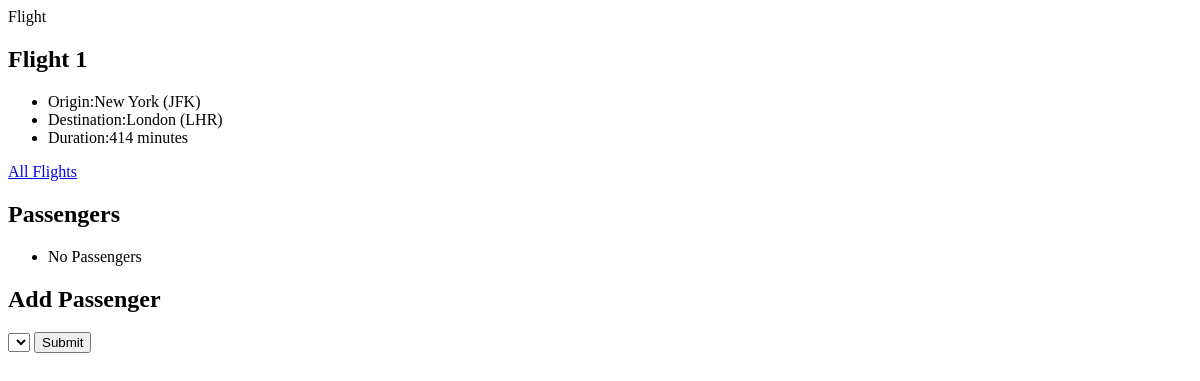
Before: /1 with the older database file.
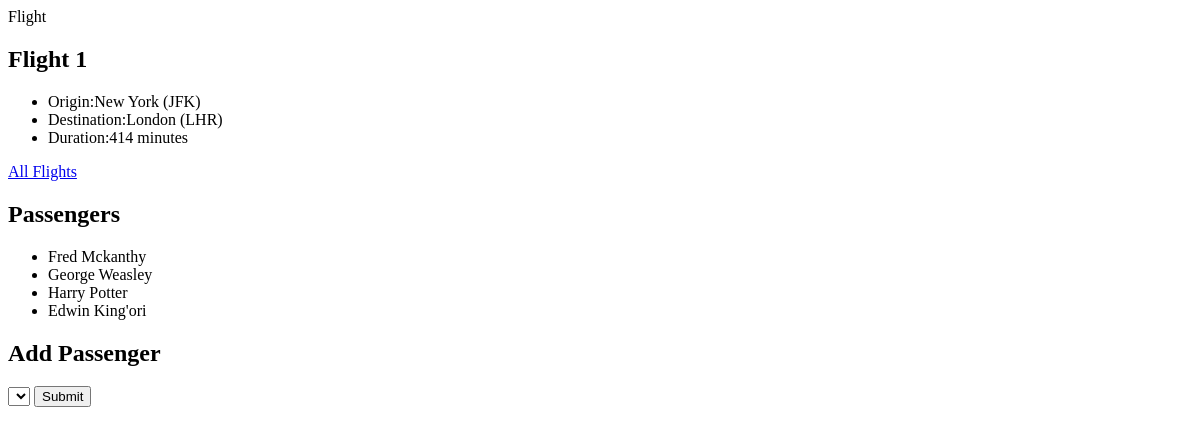
After: the same page with the newer database file.
### flights/models.py (models this page shows, shortened)
class Flight(models.Model):
    origin = models.ForeignKey(
        Airport, on_delete=models.CASCADE, related_name="departures")
    destination = models.ForeignKey(
        Airport, on_delete=models.CASCADE, related_name="arrivals")
    duration = models.IntegerField()

class Airport(models.Model):
    code = models.CharField(max_length=3)
    city = models.CharField(max_length=64)
    def __str__(self):
        return f"{self.city} ({self.code})"

class Passenger(models.Model):
    first_name = models.CharField(max_length=250)
    last_name = models.CharField(max_length=250)
    flights = models.ManyToManyField(
        Flight, blank=True, related_name="passengers")
    def __str__(self):
        return f"{self.first_name} {self.last_name}"

### flights/views.py (the view)
# urls.py: path("<int:flight_id>", views.flight, name="flight"),
def flight(request, flight_id):
    flight = Flight.objects.get(id=flight_id)
    passengers = flight.passengers.all()
    non_passengers = Passenger.objects.exclude(flights=flight).all()
    return render(request, "flights/flight.html", {
                  "flight": flight,
                  "passengers": passengers,
                  "non_passengers": non_passengers
                  })

### flights/templates/flights/flight.html (shortened to what this page needs)
{% extends "base.html" %}
{% block content %}
    <h2>Flight {{flight.id}}</h2>
    <ul>
        <li>Origin:{{flight.origin}}</li>
        <li>Destination:{{flight.destination}}</li>
        <li>Duration:{{flight.duration}} minutes</li>
    </ul><a href="{% url "index" %}">All  Flights</a>
    <h2>Passengers</h2>
    <ul>
        {% for passenger in passengers %}
            <li>{{passenger}}</li>
        {%empty%}
            <li>No Passengers</li>
        {% endfor %}
    </ul>
<h2>Add Passenger</h2>
    <form action="{% url "book" flight.id %}" method="POST">
        <select name="passenger" id="">
        </select>
        <input type="submit">
    </form>
{% endblock content %}

### templates/base.html (shortened to what this page needs)
<!DOCTYPE html>
<html lang="en">
<head>
</head>
<body>
    {% block content %}
    {% endblock  %}
</body>
</html>

Changed rows visible on the page:
added Passenger: first_name+last_name "Fred Mckanthy"
added Passenger: first_name+last_name "George Weasley"
added Passenger: first_name+last_name "Harry Potter"
added Passenger: first_name+last_name "Edwin King'ori"
Other visible differences:
text no longer shown: "No Passengers"
